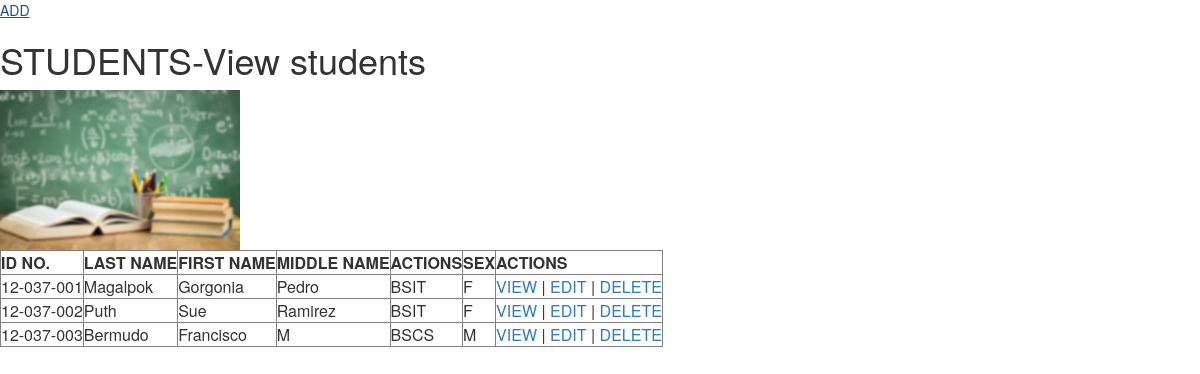
The page / on the database its author committed.
### tables this page shows
CREATE TABLE `students` (
  `idno` varchar(10) NOT NULL,
  `lname` varchar(50) NOT NULL,
  `fname` varchar(50) NOT NULL,
  `mname` varchar(50) NOT NULL,
  `course` varchar(50) NOT NULL,
  `sex` varchar(1) NOT NULL
);

### application/controllers/students.php (called while the page is built, shortened)
<?php
class Students extends CI_Controller {
	public function __construct(){
		$this->load->model('student_model','Student');
	}
	public function index()
	{
		$header_data['title']="View Students";
		$rs=$this->Student->read();
		foreach($rs as $r){
			$info= array(
				'idno'=>$r['idno'],
				'lastname'=>$r['lname'],
				'middlename'=>$r['mname'],
				'firstname'=>$r['fname'],
				'course'=>$r['course'],
				'sex'=>$r['sex']
				);
				$students[]=$info;
		}
		$data['students']=$students;
		$this->load->view('include/header',$header_data );
		$this->load->view('students/viewstudents',$data );
		$this->load->view('include/footer');
	}
}

### index.php (called while the page is built, shortened)
<?php
require_once BASEPATH.'core/CodeIgniter.php';

### application/models/student_model.php (called while the page is built, shortened)
<?php
class student_model extends CI_model{
	private $table= "students";
	public function read($condition=null){
	$query=$this->db->get($this->table);
	return $query->result_array();
	}
}
?>

### application/views/students/viewstudents.php (the view)
<a href="<?php echo base_url('students/add'); ?>">ADD</a>
<h1>STUDENTS-View students</h1>
<img src="<?php echo base_url('assets/images/table.jpg') ?>" alt="table" width="20%" height="20%" />
<table border="1">
	<thead>
	<th>ID NO.</th>
	<th>LAST NAME</th>
	<th>FIRST NAME</th>
	<th>MIDDLE NAME</th>
	<th>ACTIONS</th>
	<th>SEX</th>
	<th>ACTIONS</th>
	</thead>
<tbody>
<?php
foreach($students as $s)
{
	echo '<tr >
				<td>'.$s['idno'].'</td>
				<td>'.$s['lastname'].'</td>
				<td>'.$s['firstname'].'</td>
				<td>'.$s['middlename'].'</td>
				<td>'.$s['course'].'</td>
				<td>'.$s['sex'].'</td>
				<td> <a href="'.base_url('students/profile/'.$s['idno']).'">VIEW </a>|<a href="'.base_url('students/update/'.$s['idno']).'"> EDIT</a> |<a href="'.base_url('students/del/'.$s['idno']).'"> DELETE</a></td>
	<tr>';
}
?>

### application/views/include/header.php (shortened to what this page needs)
<html>
<head>
<link href="<?php echo base_url("assets/css/design.css"); ?>" rel="stylesheet" type="text/css">
<link href="<?php echo base_url('bootstrap/css/bootstrap.css'); ?>" rel="stylesheet" type="text/css" >
<link href="<?php echo base_url('bootstrap/css/bootstrap-theme.css'); ?>" rel="stylesheet" type="text/css" >
<link href="<?php echo base_url('assets/css/mybootstrap.css'); ?>" rel="stylesheet" type="text/css">
  <link rel="stylesheet" href="https://maxcdn.bootstrapcdn.com/bootstrap/3.3.7/css/bootstrap.min.css">
</head>
<body>

### application/views/include/footer.php
</tbody>
</table>
</body>
</html>

### assets/CSS/design.css (style rules this page uses)
* { margin: 0; padding 0; }
body { background-color:#ddd; color:black; font-family:"verdana"; }

### rows shown on the page
students: idno "12-037-001", lname "Magalpok", fname "Gorgonia", mname "Pedro", course "BSIT", sex "F"
students: idno "12-037-002", lname "Puth", fname "Sue", mname "Ramirez", course "BSIT", sex "F"
students: idno "12-037-003", lname "Bermudo", fname "Francisco", mname "M", course "BSCS", sex "M"
